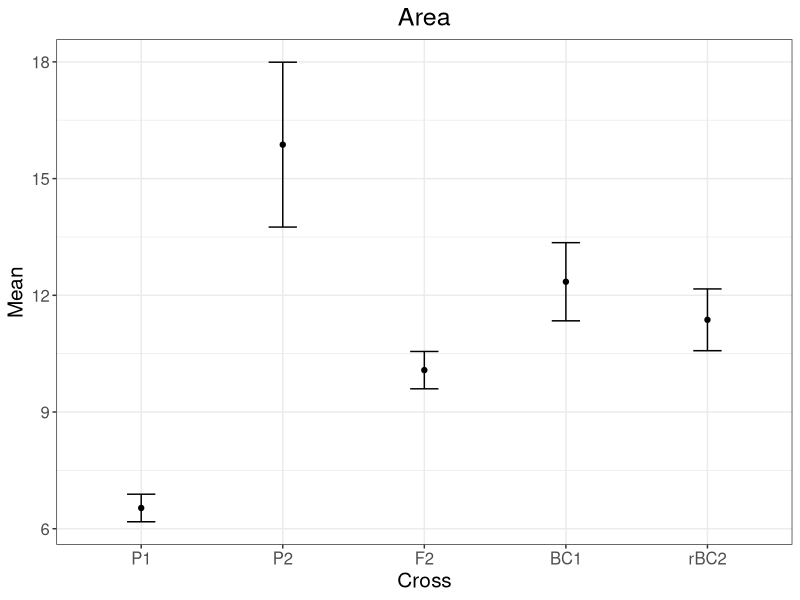
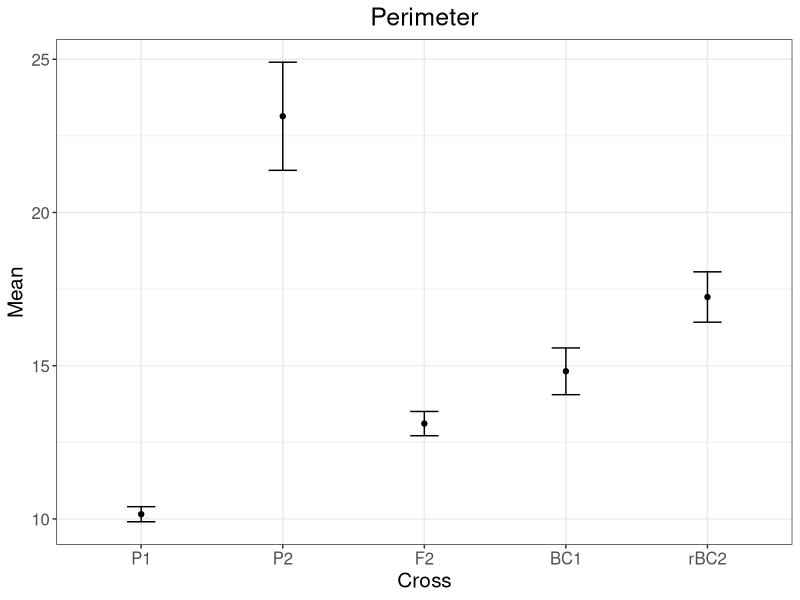
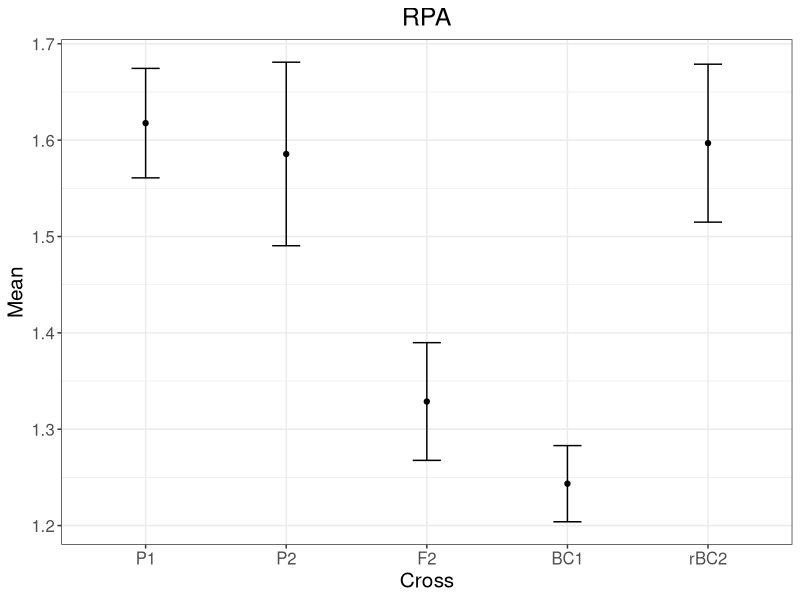
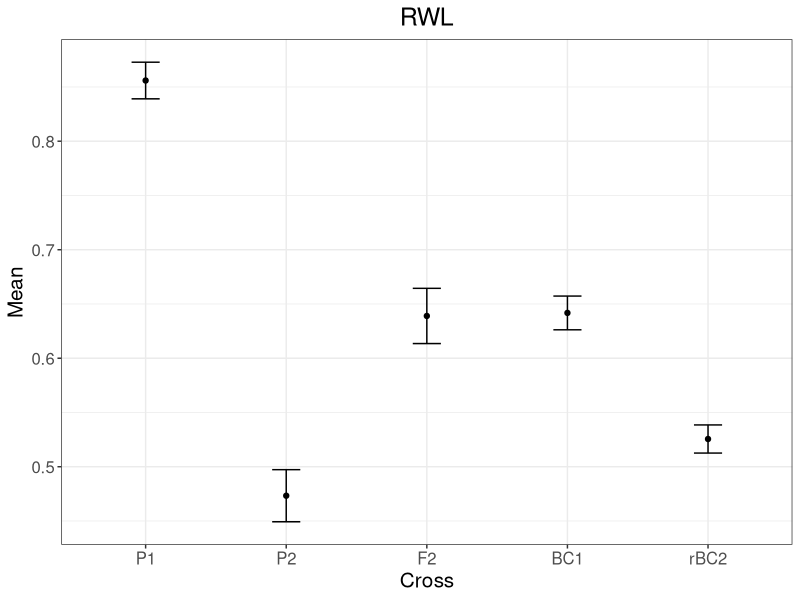
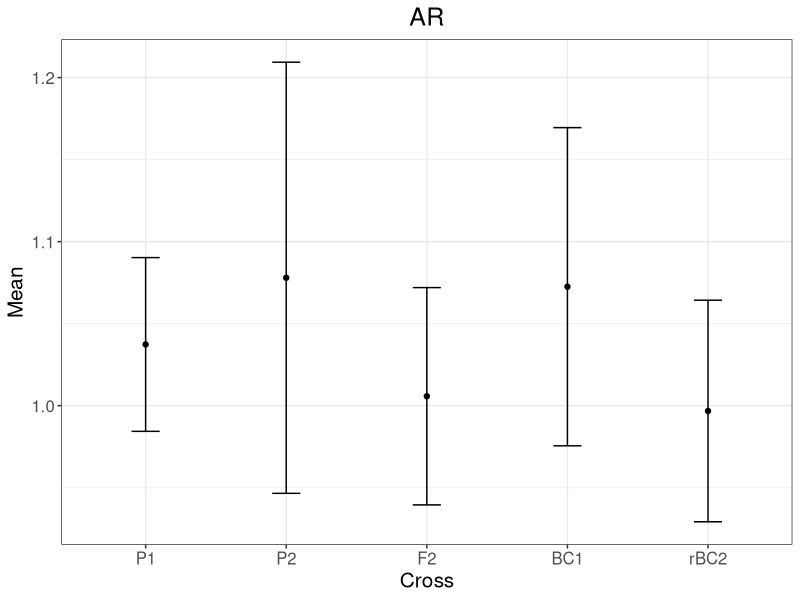
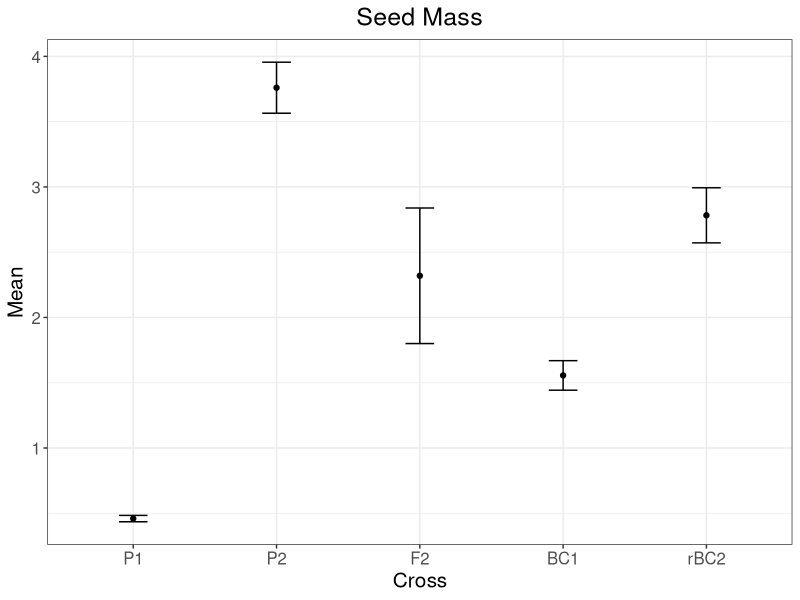

These figures' R source, in order:
library(ggplot2)

# input cross, mean, & se for area 
area <- data.frame(
  Cross = c("P1", "P2", "F2", "BC1", "rBC2"),
  Mean = c(6.533699134, 15.87246193, 10.07699895, 12.34836014, 11.37020341),
  Error = c(0.3543070487, 2.119134833, 0.4799164276, 1.004502884, 0.7940298069))

# specify order of variables on x axis
area$Cross <- factor(area$Cross, levels = c("P1", "P2", "F2", "BC1", "rBC2"))

# create scatterplot for area
ggplot(area, aes(x = Cross, y = Mean)) +
  geom_point() +
  geom_errorbar(aes(ymin = Mean - Error, ymax = Mean + Error), width = 0.2) +
  labs(x = "Cross", y = "Mean") +
  theme_bw()+
  ggtitle("Area")+
  theme(plot.title = element_text(hjust = 0.5))+
  theme(text = element_text(size = 15))
  



# input cross, mean, & se for perimeter 
perimeter <- data.frame(
  Cross = c("P1", "P2", "F2", "BC1", "rBC2"),
  Mean = c(10.15358106, 23.13941997, 13.11058788, 14.81769361, 17.2413835),
  Error = c(0.2463915756, 1.764763705, 0.3957232954, 0.7623885, 0.8215406456))

# specify order of variables on x axis
perimeter$Cross <- factor(perimeter$Cross, levels = c("P1", "P2", "F2", "BC1", "rBC2"))

# create scatterplot for perimeter
ggplot(perimeter, aes(x = Cross, y = Mean)) +
  geom_point() +
  geom_errorbar(aes(ymin = Mean - Error, ymax = Mean + Error), width = 0.2) +
  labs(x = "Cross", y = "Mean") +
  theme_bw()+
  ggtitle("Perimeter")+
  theme(plot.title = element_text(hjust = 0.5))+
  theme(text = element_text(size = 15))



# input cross, mean, & se for RPA 
RPA <- data.frame(
  Cross = c("P1", "P2", "F2", "BC1", "rBC2"),
  Mean = c(1.617650199, 1.58563884, 1.328731029, 1.243467581, 1.596873715),
  Error = c(0.05678436813, 0.09525088085, 0.06108472817, 0.03952401332, 0.08196590792))

# specify order of variables on x axis
RPA$Cross <- factor(RPA$Cross, levels = c("P1", "P2", "F2", "BC1", "rBC2"))

# create scatterplot for RPA
ggplot(RPA, aes(x = Cross, y = Mean)) +
  geom_point() +
  geom_errorbar(aes(ymin = Mean - Error, ymax = Mean + Error), width = 0.2) +
  labs(x = "Cross", y = "Mean") +
  theme_bw()+
  ggtitle("RPA")+
  theme(plot.title = element_text(hjust = 0.5))+
  theme(text = element_text(size = 15))



# input cross, mean, & se for RWL 
RWL <- data.frame(
  Cross = c("P1", "P2", "F2", "BC1", "rBC2"),
  Mean = c(0.8559538957, 0.4732852765, 0.638959135, 0.6417597135, 0.5255478908),
  Error = c(0.01687969226, 0.02400445764, 0.02544189235, 0.01554233064, 0.0129555724))

# specify order of variables on x axis
RWL$Cross <- factor(RWL$Cross, levels = c("P1", "P2", "F2", "BC1", "rBC2"))

# create scatterplot for RWL
ggplot(RWL, aes(x = Cross, y = Mean)) +
  geom_point() +
  geom_errorbar(aes(ymin = Mean - Error, ymax = Mean + Error), width = 0.2) +
  labs(x = "Cross", y = "Mean") +
  theme_bw()+
  ggtitle("RWL")+
  theme(plot.title = element_text(hjust = 0.5))+
  theme(text = element_text(size = 15))



# input cross, mean, & se for AR 
AR <- data.frame(
  Cross = c("P1", "P2", "F2", "BC1", "rBC2"),
  Mean = c(1.037326488, 1.077977709, 1.005760094, 1.072527783, 0.996782799),
  Error = c(0.0529456587, 0.1313908477, 0.06621789001, 0.0969596023, 0.06751460061))

# specify order of variables on x axis
AR$Cross <- factor(AR$Cross, levels = c("P1", "P2", "F2", "BC1", "rBC2"))

# create scatterplot for AR
ggplot(AR, aes(x = Cross, y = Mean)) +
  geom_point() +
  geom_errorbar(aes(ymin = Mean - Error, ymax = Mean + Error), width = 0.2) +
  labs(x = "Cross", y = "Mean") +
  theme_bw()+
  ggtitle("AR")+
  theme(plot.title = element_text(hjust = 0.5))+
  theme(text = element_text(size = 15))



# input cross, mean, & se for seed mass 
seed_mass <- data.frame(
  Cross = c("P1", "P2", "F2", "BC1", "rBC2"),
  Mean = c(0.4593333333, 3.76, 2.319333333, 1.556, 2.782307692),
  Error = c(0.02426964921, 0.1954725654, 0.5193030739, 0.113035182, 0.2108260732))

# specify order of variables on x axis
seed_mass$Cross <- factor(seed_mass$Cross, levels = c("P1", "P2", "F2", "BC1", "rBC2"))

# create scatterplot for seed mass
ggplot(seed_mass, aes(x = Cross, y = Mean)) +
  geom_point() +
  geom_errorbar(aes(ymin = Mean - Error, ymax = Mean + Error), width = 0.2) +
  labs(x = "Cross", y = "Mean") +
  theme_bw()+
  ggtitle("Seed Mass")+
  theme(plot.title = element_text(hjust = 0.5))+
  theme(text = element_text(size = 15))

